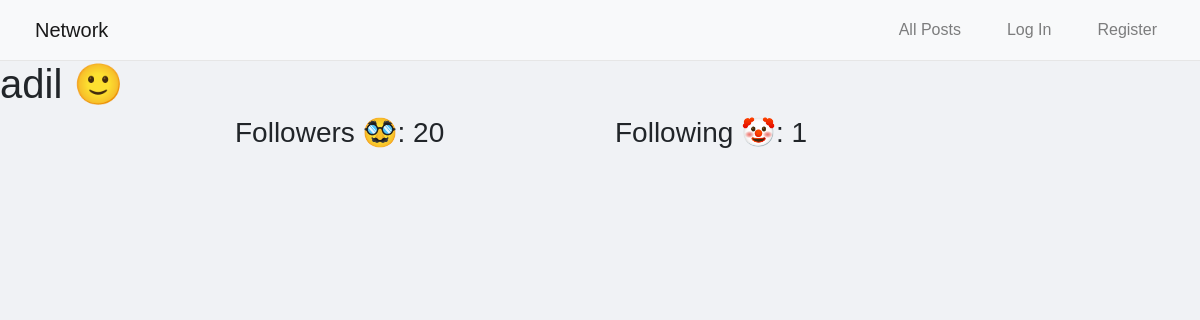
Page /profile/2 on the earlier database version.
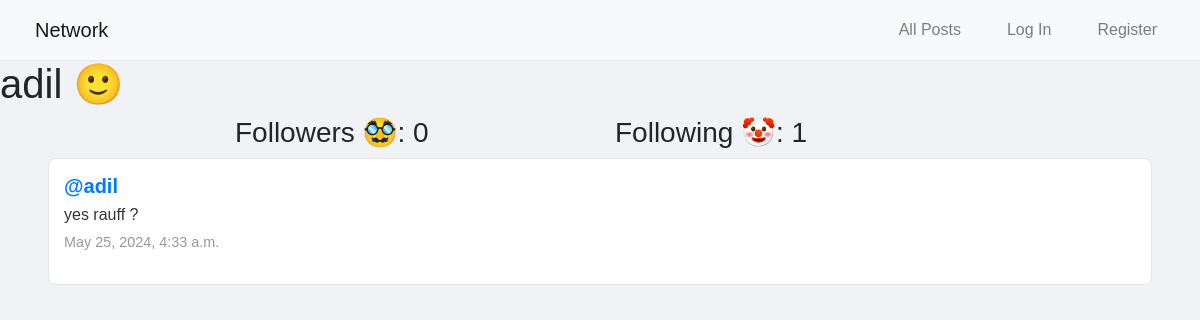
Same page on the later database version.
### network/models.py (models this page shows, shortened)
class Post(models.Model):
    content = models.CharField(max_length=140)
    user = models.ForeignKey(User, on_delete=models.CASCADE, related_name="author")
    date = models.DateTimeField(auto_now_add=True)

class User(AbstractUser):
    pass

### network/views.py (the view)
# urls.py: path("profile/<int:user_id>", views.profile , name="profile"),
def profile(request, user_id):
    user = get_object_or_404(User, pk=user_id)
    all_posts = Post.objects.filter(user=user).order_by('-id')
    following = Follow.objects.filter(user=user)
    followers = Follow.objects.filter(user_follower=user)
    is_following = False
    if request.user.is_authenticated:
        is_following = followers.filter(user=request.user).exists()
    paginator = Paginator(all_posts, 1)  # Paginate with 1 post per page
    page_number = request.GET.get('page')
    posts_of_the_page = paginator.get_page(page_number)
    return render(request, "network/profile.html", {
        "allPosts": all_posts,
        "posts_of_the_page": posts_of_the_page,
        "username": user.username,
        "following": following,
        "followers": followers,
        "is_following": is_following,  # Updated to match template logic
        "user_profile": user
    })

### network/templates/network/profile.html (shortened to what this page needs)
{% extends "network/layout.html" %}
{% block body %}
    <div class="body-content">
        <h1>{{ username }} 🙂</h1>
        <div class="container">
            <div class="row d-flex justify-content-center">
                <h3 class="col-4">Followers 🥸: {{ followers.count }}</h3>
                <h3 class="col-4">Following 🤡: {{ following.count }}</h3>
            </div>
        </div>
    </div>
    <div>
        {% for post in posts_of_the_page %}
            <div class="row post mx-5">
                <h5 class="username"><a href="{% url 'profile' user_id=post.user.id %}"> @{{ post.user }} </a></h5>
                <p class="content">{{ post.content }}</p>
                <p class="date">{{ post.date }}</p>
            </div>
        {% endfor %}
    </div>
{% endblock %}

Differences in the rows shown:
added Post: user "adil", content "yes rauff ?", date "May 25, 2024, 4:33 a.m."
Other differences:
{{ followers.count }}: "20" → "0"
